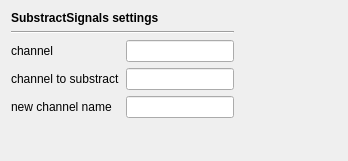
<?xml version="1.0" encoding="UTF-8"?>
<ui version="4.0">
 <class>SubstractSignalsSettingsView</class>
 <widget class="QWidget" name="SubstractSignalsSettingsView">
  <property name="geometry">
   <rect>
    <x>0</x>
    <y>0</y>
    <width>348</width>
    <height>161</height>
   </rect>
  </property>
  <property name="windowTitle">
   <string>Form</string>
  </property>
  <layout class="QGridLayout" name="gridLayout_2">
   <item row="0" column="0">
    <layout class="QVBoxLayout" name="verticalLayout">
     <item>
      <widget class="QLabel" name="label_8">
       <property name="font">
        <font>
         <weight>75</weight>
         <bold>true</bold>
        </font>
       </property>
       <property name="text">
        <string>SubstractSignals settings</string>
       </property>
       <property name="alignment">
        <set>Qt::AlignLeading|Qt::AlignLeft|Qt::AlignVCenter</set>
       </property>
      </widget>
     </item>
     <item>
      <layout class="QGridLayout" name="gridLayout">
       <item row="1" column="0">
        <widget class="QLabel" name="label">
         <property name="text">
          <string>channel</string>
         </property>
        </widget>
       </item>
       <item row="1" column="1">
        <widget class="QLineEdit" name="channel_lineEdit">
         <property name="toolTip">
          <string>Name of the initial channel (separate additional channel with a comma without space) </string>
         </property>
        </widget>
       </item>
       <item row="2" column="2">
        <spacer name="horizontalSpacer_2">
         <property name="orientation">
          <enum>Qt::Horizontal</enum>
         </property>
         <property name="sizeHint" stdset="0">
          <size>
           <width>40</width>
           <height>20</height>
          </size>
         </property>
        </spacer>
       </item>
       <item row="2" column="0">
        <widget class="QLabel" name="label_2">
         <property name="text">
          <string>channel to substract</string>
         </property>
        </widget>
       </item>
       <item row="2" column="1">
        <widget class="QLineEdit" name="channel_to_sub_lineEdit">
         <property name="toolTip">
          <string>Name of the channel to substract to channel.</string>
         </property>
        </widget>
       </item>
       <item row="1" column="2">
        <spacer name="horizontalSpacer">
         <property name="orientation">
          <enum>Qt::Horizontal</enum>
         </property>
         <property name="sizeHint" stdset="0">
          <size>
           <width>40</width>
           <height>20</height>
          </size>
         </property>
        </spacer>
       </item>
       <item row="0" column="0" colspan="2">
        <widget class="Line" name="line">
         <property name="orientation">
          <enum>Qt::Horizontal</enum>
         </property>
        </widget>
       </item>
       <item row="3" column="0">
        <widget class="QLabel" name="label_3">
         <property name="text">
          <string>new channel name</string>
         </property>
        </widget>
       </item>
       <item row="3" column="1">
        <widget class="QLineEdit" name="new_chan_name_lineEdit">
         <property name="toolTip">
          <string>To rename the new substracted channel (valid only when a single channel is substracted).  The default name is &quot;channel - channel to substract&quot;.</string>
         </property>
        </widget>
       </item>
      </layout>
     </item>
     <item>
      <spacer name="verticalSpacer">
       <property name="orientation">
        <enum>Qt::Vertical</enum>
       </property>
       <property name="sizeHint" stdset="0">
        <size>
         <width>20</width>
         <height>40</height>
        </size>
       </property>
      </spacer>
     </item>
    </layout>
   </item>
  </layout>
 </widget>
 <resources/>
 <connections/>
 <slots>
  <slot>on_choose()</slot>
  <slot>on_input_format_changed()</slot>
  <slot>on_event_stages_changed()</slot>
  <slot>on_event_stages_wrap_changed()</slot>
  <slot>on_event_nrem_changed()</slot>
  <slot>on_event_nwake_changed()</slot>
 </slots>
</ui>
